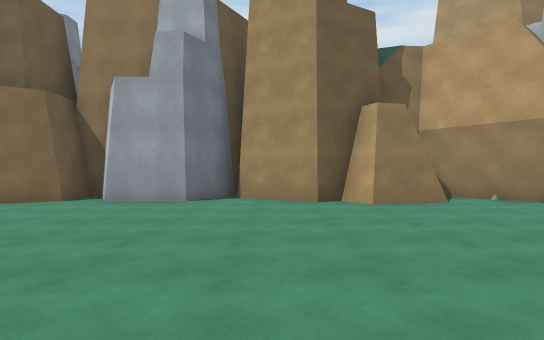
view 1 (above)

24 first-person views from a walk through a 3-D level made in the Unity game engine. The camera is 1.3 m above the floor, looks level and sees 80° across. The floor is counted in squares, 2 m on a side. Each view is taken from the middle of a square. On the plan, view 1 faces up. The plan holds only what a view shows up to about 10 squares ahead; the rest is blank. The place goes on beyond the plan. Some surface patterns are stand-ins.

view 2
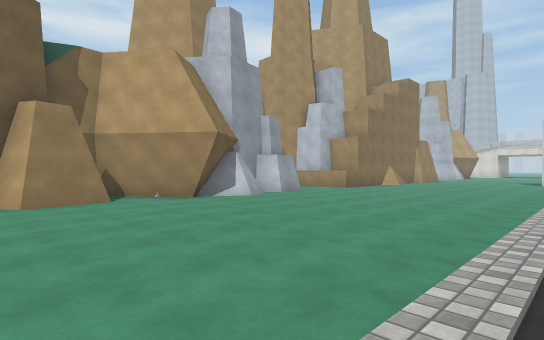

view 3
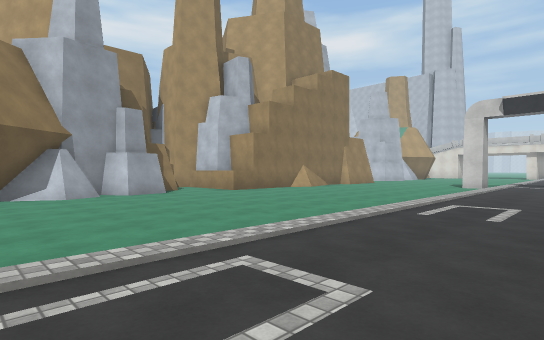

view 4
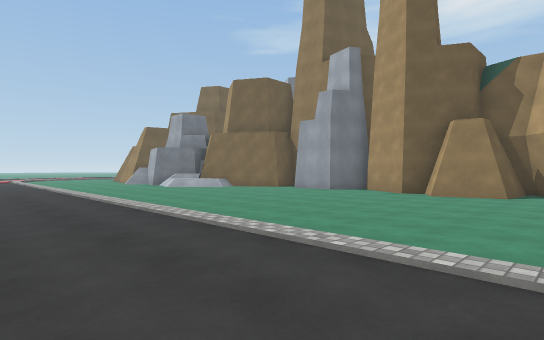

view 5
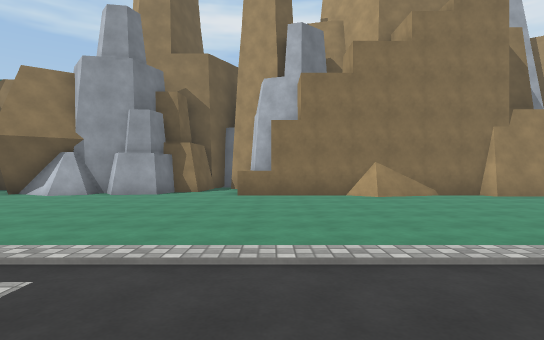

view 6
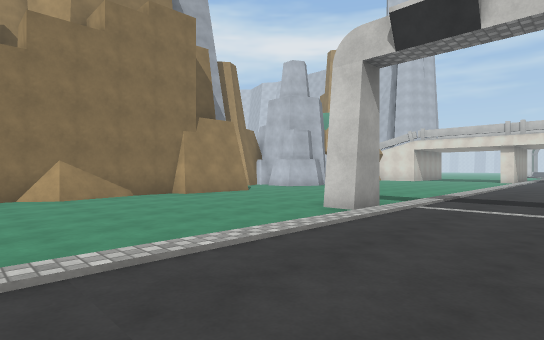

view 7
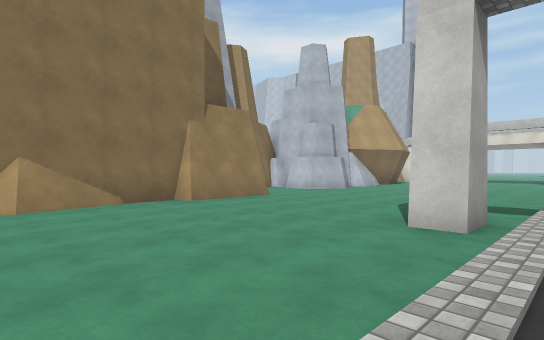

view 8
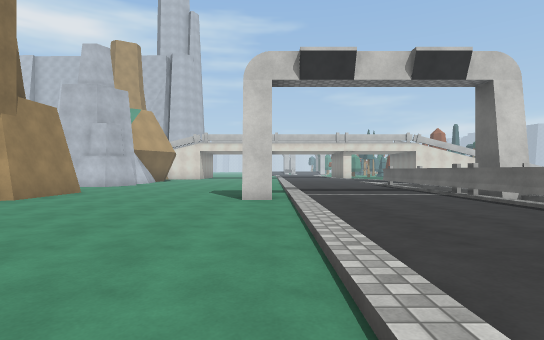

view 9
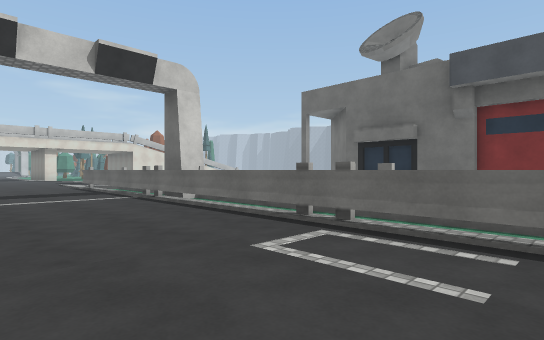

view 10
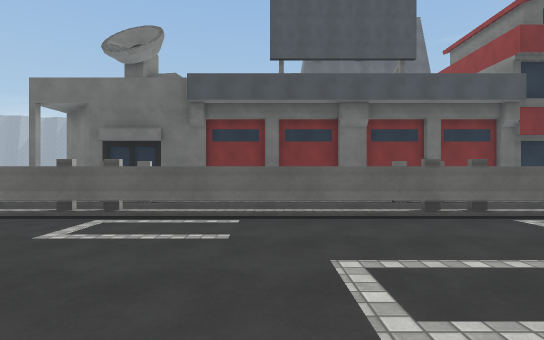

view 11
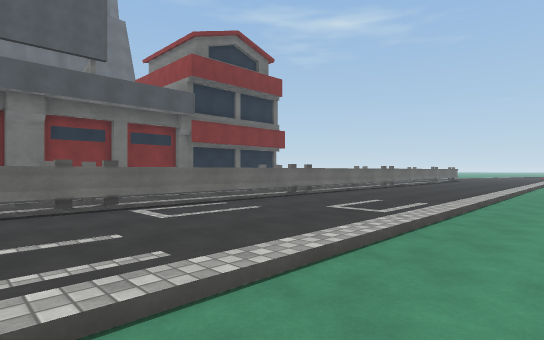

view 12
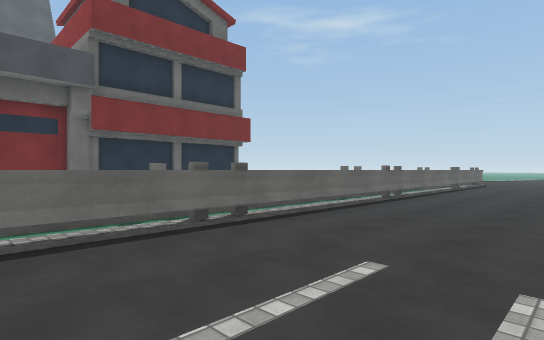

view 13
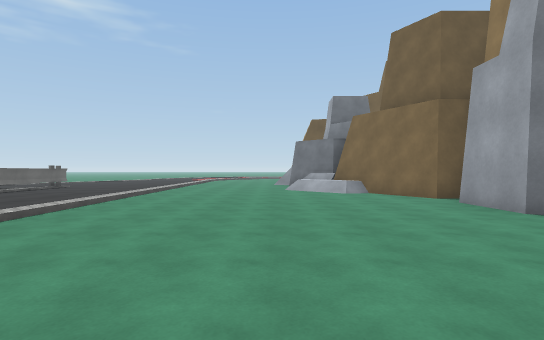

view 14
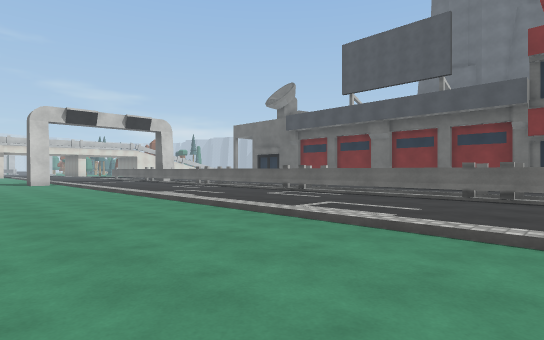

view 15
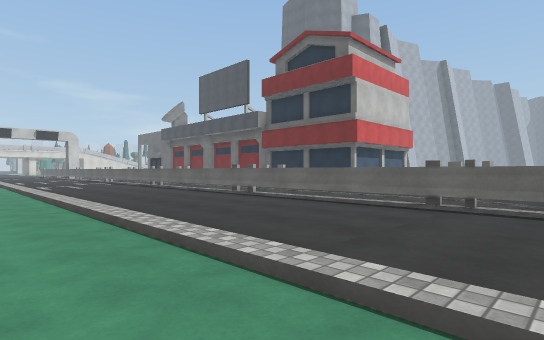

view 16
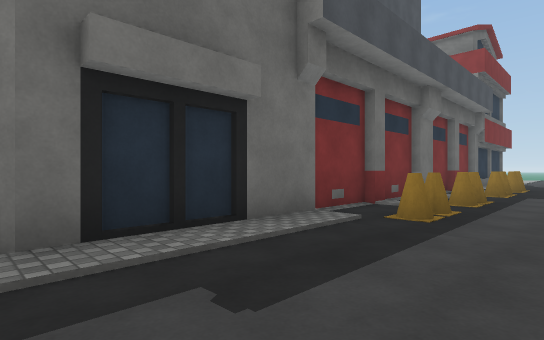

view 17
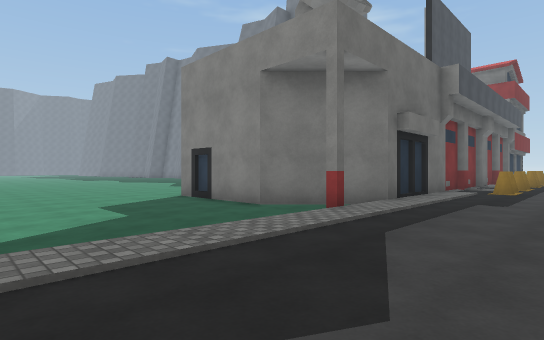

view 18
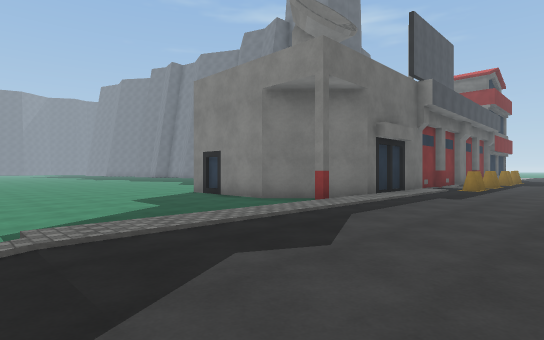

view 19
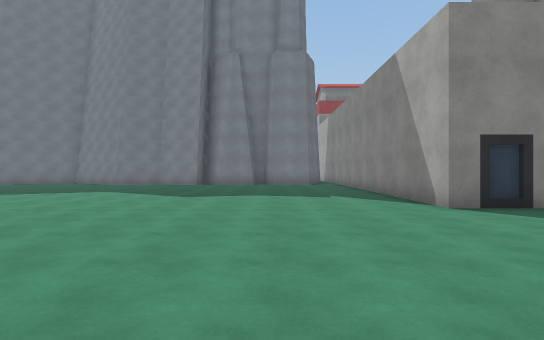

view 20
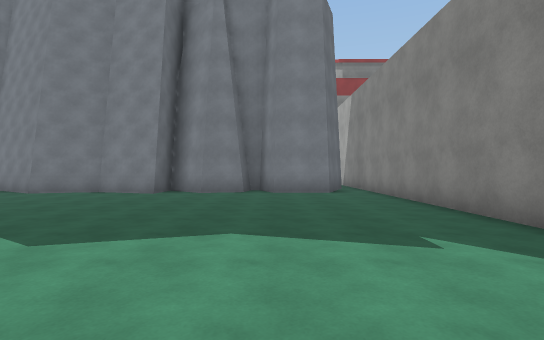

view 21
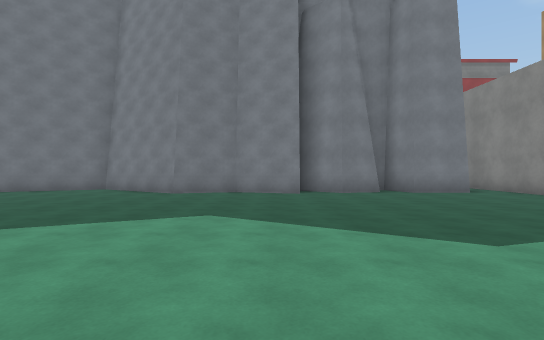

view 22
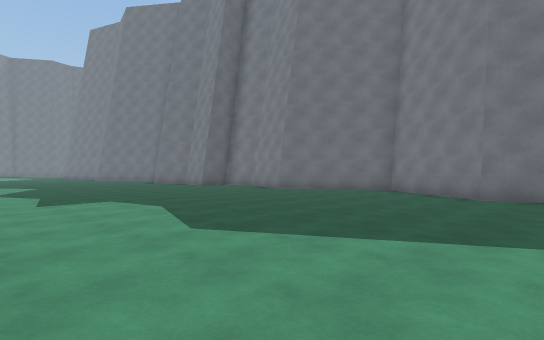

view 23
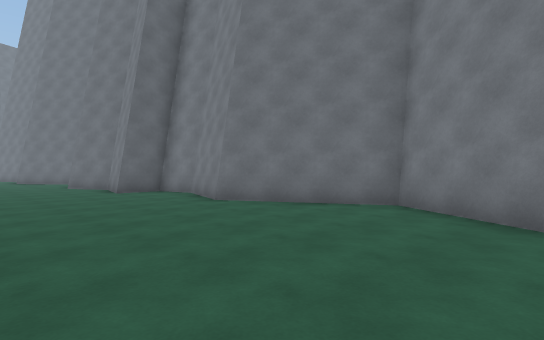

view 24
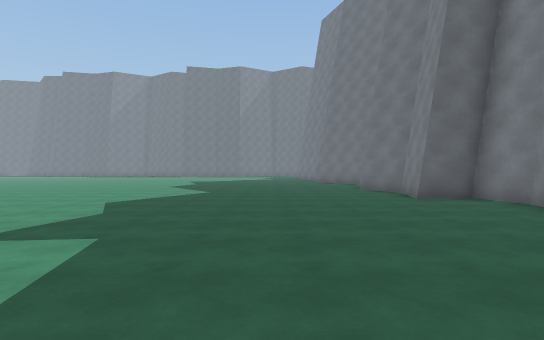

### Floor plan
Key: @ floor where view 1 was taken; # wall or solid block; . floor; / step, stairs or slope; ^ raised ledge; R rock; G garage; O other object.
Columns run from 7 left of view 1 to 25 right of it. Each row starts with its distance up from view 1.
  8   #RRR##  ###   ##
  7  ##.RR.####.#####..^
  6 ##/..........##....^#########.
  5 //.............................
  4 /...............................
  3 ................................
  2 ...............................
  1 .................................
  0 .......@.........................
 -1 .................................
 -2 .................................
 -3 ................................
 -4 .O^^^^^^^^^^^^^^^^^^^^^^^^^^^^^
 -5 OO#    #   ##   ##   ##   ##.
 -6  O#   ##   ##   ##   ##   #     .
 -7  ......    ....... ..............
 -8            ......................
 -9              O.O..O.O.........../
-10           //#GGG##GGG####/G/////.
-11          #^##           ##.......
-12                          ##.....
-13                           #.....
-14                          ##.....
-15                  #########G.....
-16                  #..............
-17                  #..............
-18                  #...............
-19                  #..............
-20                  #.............
-21                  ##...........
-22                  #...........
-23                  #.........
-24                  #.........
-25                  ##........
-26                 ##.........
-27                 #..........
-28                 #..........
-29                 ##........
-30                  #........
-31                  #.........
-32                  #.........
-33                  #..........
-34                  #...........
-35                  ##...........
-36                   #............
-37                   #............

Positions as (right, up) in squares from view 1, and headings:
1: (0, 0), facing up
2: (1, -1), facing up-right
3: (5, -3), facing up-right
4: (5, -3), facing up-left
5: (13, -3), facing up
6: (14, -3), facing up-right
7: (15, -1), facing up-right
8: (12, 0), facing right
9: (12, -1), facing down-right
10: (12, 0), facing down
11: (11, 1), facing down-left
12: (7, -1), facing down-left
13: (3, 3), facing left
14: (3, 3), facing down-right
15: (-7, 1), facing down-right
16: (18, -7), facing down-left
17: (24, -7), facing down-left
18: (25, -6), facing down-left
19: (25, -18), facing left
20: (20, -18), facing left
21: (20, -22), facing left
22: (19, -23), facing down-left
23: (15, -25), facing down-left
24: (15, -27), facing down
